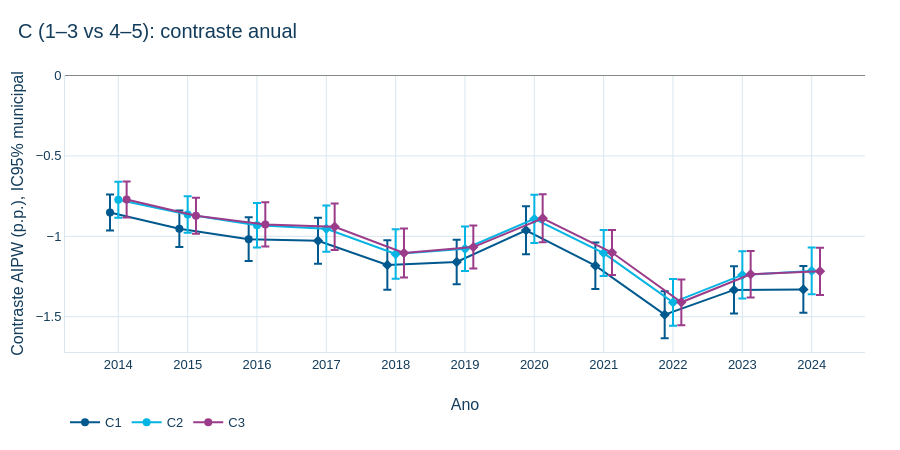

This figure's notebook cell:
### Code cell
figura_formulacao('C', 'C (1–3 vs 4–5): contraste anual').show()

### Figure 1 — Plotly figure (JSON) as saved in the notebook; plotly's stock layout.template omitted (floating-point values rounded to 4 significant figures)
{"data": [{"customdata": [[2014, 2538604, "APROVADO"], [2015, 2599919, "APROVADO"], [2016, 2492767, "APROVADO"], [2017, 2562927, "SINALIZADO"], [2018, 2606245, "SINALIZADO"], [2019, 2524898, "SINALIZADO"], [2020, 2415861, "SINALIZADO"], [2021, 2371495, "SINALIZADO"], [2022, 2291516, "SINALIZADO"], [2023, 2291075, "SINALIZADO"], [2024, 2165194, "SINALIZADO"]], "error_y": {"array": [0.1117, 0.1132, 0.1365, 0.1433, 0.154, 0.1382, 0.1492, 0.1445, 0.146, 0.1463, 0.1456], "arrayminus": [0.1117, 0.1132, 0.1365, 0.1433, 0.154, 0.1382, 0.1492, 0.1445, 0.146, 0.1463, 0.1456], "symmetric": false, "type": "data"}, "hovertemplate": "Ano %{customdata[0]}<br>%{y:.3f} p.p.<br>N %{customdata[1]:,}<br>Suporte %{customdata[2]}<extra>C1</extra>", "line": {"color": "#00598E"}, "marker": {"size": 8, "symbol": ["circle", "circle", "circle", "diamond", "diamond", "diamond", "diamond", "diamond", "diamond", "diamond", "diamond"]}, "mode": "lines+markers", "name": "C1", "type": "scatter", "x": [2014.0, 2015.0, 2016.0, 2017.0, 2018.0, 2019.0, 2020.0, 2021.0, 2022.0, 2023.0, 2024.0], "y": [-0.8515, -0.953, -1.018, -1.028, -1.179, -1.16, -0.9628, -1.183, -1.487, -1.333, -1.33]}, {"customdata": [[2014, 2538604, "APROVADO"], [2015, 2599919, "APROVADO"], [2016, 2492767, "APROVADO"], [2017, 2562927, "SINALIZADO"], [2018, 2606245, "SINALIZADO"], [2019, 2524898, "SINALIZADO"], [2020, 2415861, "SINALIZADO"], [2021, 2371495, "SINALIZADO"], [2022, 2291516, "SINALIZADO"], [2023, 2291075, "SINALIZADO"], [2024, 2165194, "SINALIZADO"]], "error_y": {"array": [0.1118, 0.1137, 0.1378, 0.1439, 0.1538, 0.1382, 0.1498, 0.1432, 0.1453, 0.1463, 0.1461], "arrayminus": [0.1118, 0.1137, 0.1378, 0.1439, 0.1538, 0.1382, 0.1498, 0.1432, 0.1453, 0.1463, 0.1461], "symmetric": false, "type": "data"}, "hovertemplate": "Ano %{customdata[0]}<br>%{y:.3f} p.p.<br>N %{customdata[1]:,}<br>Suporte %{customdata[2]}<extra>C2</extra>", "line": {"color": "#04B4E3"}, "marker": {"size": 8, "symbol": ["circle", "circle", "circle", "diamond", "diamond", "diamond", "diamond", "diamond", "diamond", "diamond", "diamond"]}, "mode": "lines+markers", "name": "C2", "type": "scatter", "x": [2014.0, 2015.0, 2016.0, 2017.0, 2018.0, 2019.0, 2020.0, 2021.0, 2022.0, 2023.0, 2024.0], "y": [-0.7729, -0.8638, -0.9309, -0.9525, -1.11, -1.077, -0.8919, -1.104, -1.411, -1.24, -1.215]}, {"customdata": [[2014, 2538604, "APROVADO"], [2015, 2599919, "APROVADO"], [2016, 2492767, "APROVADO"], [2017, 2562927, "SINALIZADO"], [2018, 2606245, "SINALIZADO"], [2019, 2524898, "SINALIZADO"], [2020, 2415861, "SINALIZADO"], [2021, 2371495, "SINALIZADO"], [2022, 2291516, "SINALIZADO"], [2023, 2291075, "SINALIZADO"], [2024, 2165194, "SINALIZADO"]], "error_y": {"array": [0.1117, 0.1118, 0.1373, 0.1443, 0.1522, 0.1337, 0.149, 0.1399, 0.1422, 0.1444, 0.1471], "arrayminus": [0.1117, 0.1118, 0.1373, 0.1443, 0.1522, 0.1337, 0.149, 0.1399, 0.1422, 0.1444, 0.1471], "symmetric": false, "type": "data"}, "hovertemplate": "Ano %{customdata[0]}<br>%{y:.3f} p.p.<br>N %{customdata[1]:,}<br>Suporte %{customdata[2]}<extra>C3</extra>", "line": {"color": "#9B3C8B"}, "marker": {"size": 8, "symbol": ["circle", "circle", "circle", "diamond", "diamond", "diamond", "diamond", "diamond", "diamond", "diamond", "diamond"]}, "mode": "lines+markers", "name": "C3", "type": "scatter", "x": [2014.0, 2015.0, 2016.0, 2017.0, 2018.0, 2019.0, 2020.0, 2021.0, 2022.0, 2023.0, 2024.0], "y": [-0.7705, -0.8722, -0.9259, -0.9408, -1.104, -1.067, -0.888, -1.101, -1.41, -1.236, -1.217]}], "layout": {"height": 450, "shapes": [{"line": {"color": "#888", "width": 1}, "type": "line", "x0": 0, "x1": 1, "xref": "x domain", "y0": 0, "y1": 0, "yref": "y"}], "title": {"text": "C (1–3 vs 4–5): contraste anual"}, "xaxis": {"dtick": 1, "title": {"text": "Ano"}}, "yaxis": {"title": {"text": "Contraste AIPW (p.p.), IC95% municipal"}}}}
